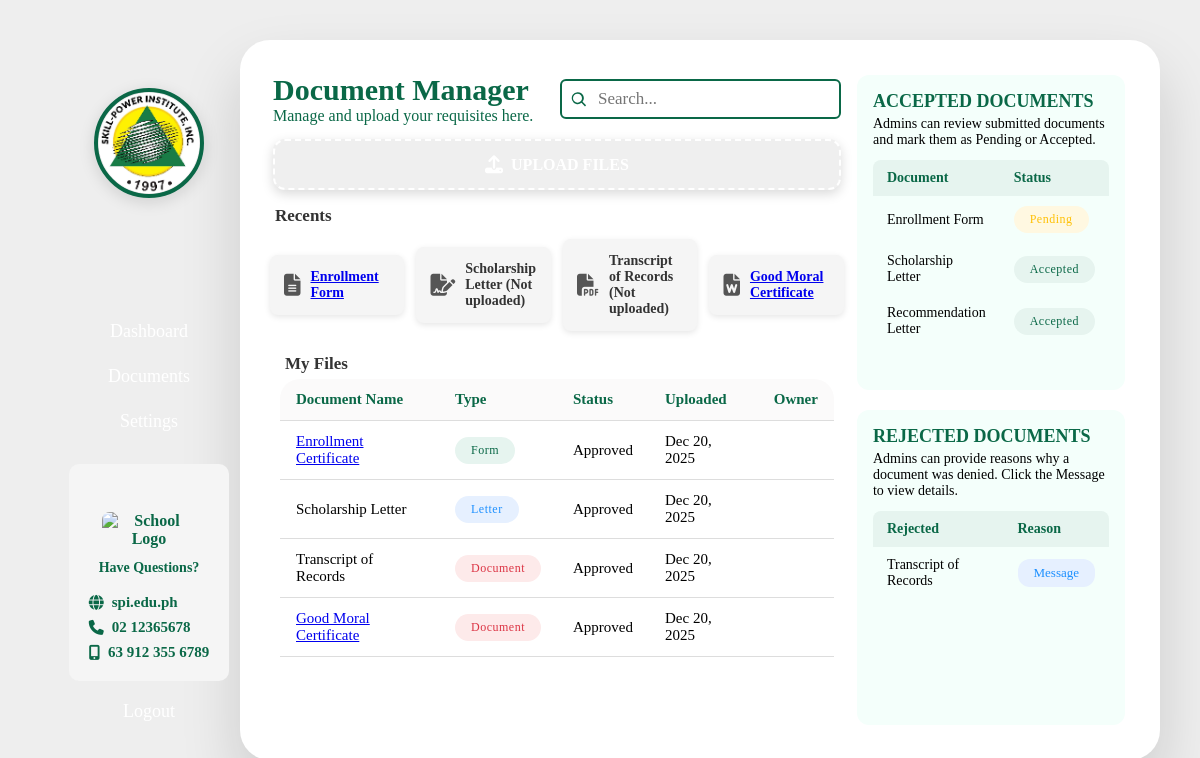
The page /documents/ (signed in) on the database as committed earlier.
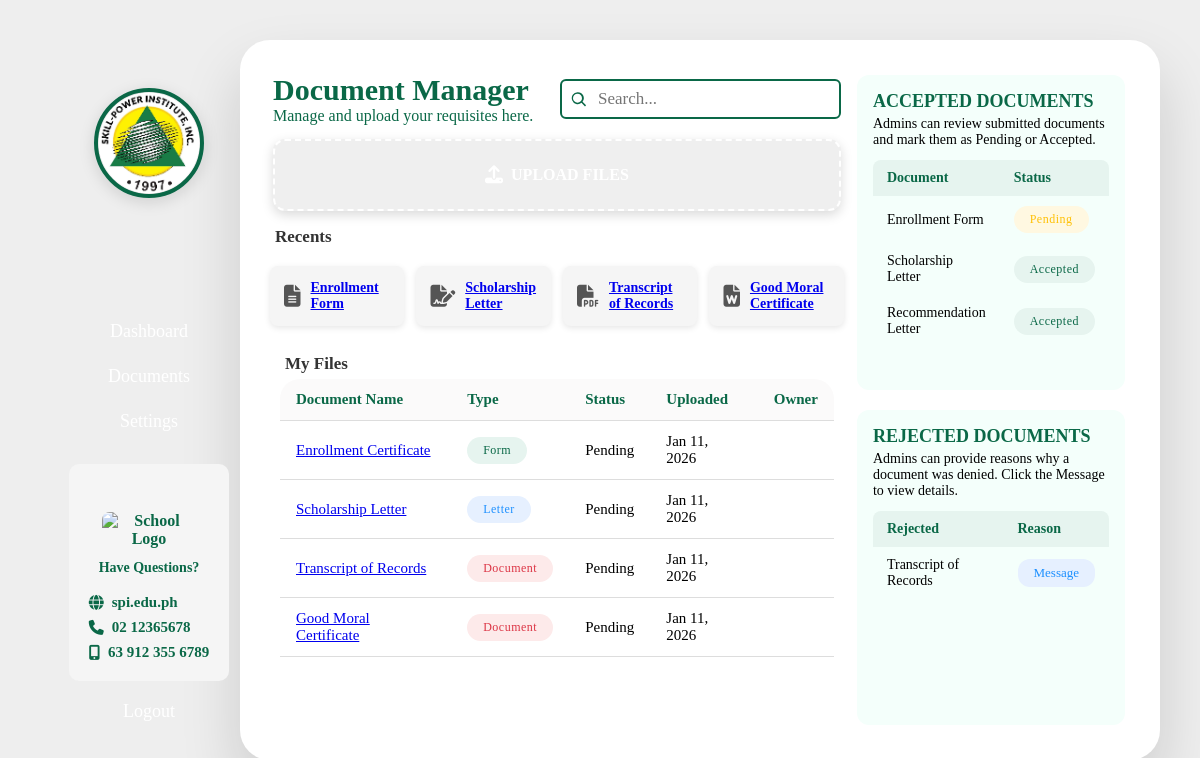
The same page on the database as committed later.
### accounts/models.py (models this page shows, shortened)
class ScholarshipApplication(models.Model):
    student = models.ForeignKey(User, on_delete=models.CASCADE)
    previous_school = models.CharField(max_length=100)
    school_year = models.CharField(max_length=20)
    surname = models.CharField(max_length=50)
    firstname = models.CharField(max_length=50)
    middlename = models.CharField(max_length=50, blank=True, null=True)
    sex = models.CharField(max_length=6, choices=SEX_CHOICES)
    age = models.PositiveIntegerField()
    street_no = models.CharField(max_length=100)
    city = models.CharField(max_length=50)
    province = models.CharField(max_length=50)
    cellphone = models.CharField(max_length=11)
    semester = models.CharField(max_length=5, choices=SEMESTER_CHOICES)
    strand_course = models.CharField(max_length=100)
    application_date = models.DateField()
    proof_identity = models.FileField(upload_to=proof_identity_upload, null=True, blank=True)
    birth_certificate = models.FileField(upload_to=birth_certificate_upload, null=True, blank=True)
    transcript_records = models.FileField(upload_to=transcript_records_upload, null=True, blank=True)
    enrollment_certificate = models.FileField(upload_to=enrollment_cert_upload, null=True, blank=True)
    good_moral = models.FileField(upload_to=good_moral_upload, null=True, blank=True)
    scholarship_essay = models.FileField(upload_to=scholarship_essay_upload, null=True, blank=True)
    status = models.CharField(max_length=20, choices=STATUS_CHOICES, default='Pending')
    submitted_at = models.DateTimeField(auto_now_add=True)

### accounts/views.py (the view)
# urls.py: path('documents/', views.user_documents, name='user_documents'),
@user_passes_test(is_student)
def user_documents(request):
    profile = getattr(request.user, 'studentprofile', None)
    applications = ScholarshipApplication.objects.all().order_by('-submitted_at')
    app = ScholarshipApplication.objects.filter(student=request.user).order_by('-submitted_at').first()
    return render(request, 'student/documents.html', {
        'profile': profile,
        'applications': applications,
        'app':app,
    })

### accounts/views.py (called while the page is built)
def is_student(user):
    return user.groups.filter(name='Student').exists()

### accounts/templates/student/documents.html (shortened to what the changed rows need)
<!DOCTYPE html>
<html lang="en">
<head>
  <link rel="stylesheet" href="https://cdnjs.cloudflare.com/ajax/libs/font-awesome/6.5.0/css/all.min.css">
    {% load static %}
  <link rel="stylesheet" href="{% static 'css/user_sideCSS/userDocuments.css' %}">
</head>
<body>
  <div class="page">
    <div class="app-container">
      <div class="parent">
        <div class="div1">
          <div class="flex-box boxA">
            <div class="documents-section">
              <h1>Document Manager</h1>
            </div>
          </div>
        </div>
        <div class="div2">
          <div class="recents-header">
            <h2>Recents</h2>
          </div>
          <div class="row-box rowB">
            <div class="gray-box g2">
              <div class="file-info">
                <h4>
                  {% if app.scholarship_essay %}
                    <a href="{{ app.scholarship_essay.url }}" target="_blank">Scholarship Letter</a>
                  {% else %}
                    Scholarship Letter (Not uploaded)
                  {% endif %}
                </h4>
              </div>
            </div>
          <div class="gray-box g3">
            <div class="file-info">
              <h4>
                {% if app.transcript_records %}
                  <a href="{{ app.transcript_records.url }}" target="_blank">Transcript of Records</a>
                {% else %}
                  Transcript of Records (Not uploaded)
                {% endif %}
              </h4>
            </div>
          </div>
        </div>
        </div>
        <div class="div3">
          <div class="recents-header">
            <h2>My Files</h2>
          </div>
          <table class="asset-table">
            <thead>
              <tr>
                <th>Document Name</th>
                <th>Type</th>
                <th>Status</th>
                <th>Uploaded</th>
                <th>Owner</th>
              </tr>
            </thead>
            <tbody>
              {% if app %}
              <tr>
                <td>
                  {% if app.enrollment_certificate %}
                    <a href="{{ app.enrollment_certificate.url }}" target="_blank">
                      Enrollment Certificate
                    </a>
                  {% else %}
                    Enrollment Certificate
                  {% endif %}
                </td>
                <td><span class="tag tag-form">Form</span></td>
                <td>
                  <span class="badge {{ app.status|lower }}">
                    {{ app.status }}
                  </span>
                </td>
                <td>{{ app.submitted_at|date:"M d, Y" }}</td>
                <td>{{ request.user.first_name }}</td>
              </tr>
              <tr>
                <td>
                  {% if app.scholarship_essay %}
                    <a href="{{ app.scholarship_essay.url }}" target="_blank">
                      Scholarship Letter
                    </a>
                  {% else %}
                    Scholarship Letter
                  {% endif %}
                </td>
                <td><span class="tag tag-letter">Letter</span></td>
                <td>
                  <span class="badge {{ app.status|lower }}">
                    {{ app.status }}
                  </span>
                </td>
                <td>{{ app.submitted_at|date:"M d, Y" }}</td>
                <td>{{ request.user.first_name }}</td>
              </tr>
              <tr>
                <td>
                  {% if app.transcript_records %}
                    <a href="{{ app.transcript_records.url }}" target="_blank">
                      Transcript of Records
                    </a>
                  {% else %}
                    Transcript of Records
                  {% endif %}
                </td>
                <td><span class="tag tag-doc">Document</span></td>
                <td>
                  <span class="badge {{ app.status|lower }}">
                    {{ app.status }}
                  </span>
                </td>
                <td>{{ app.submitted_at|date:"M d, Y" }}</td>
                <td>{{ request.user.first_name }}</td>
              </tr>
              <tr>
                <td>
                  {% if app.good_moral %}
                    <a href="{{ app.good_moral.url }}" target="_blank">
                      Good Moral Certificate
                    </a>
                  {% else %}
                    Good Moral Certificate
                  {% endif %}
                </td>
                <td><span class="tag tag-doc">Document</span></td>
                <td>
                  <span class="badge {{ app.status|lower }}">
                    {{ app.status }}
                  </span>
                </td>
                <td>{{ app.submitted_at|date:"M d, Y" }}</td>
                <td>{{ request.user.first_name }}</td>
              </tr>
              {% else %}
              <tr>
                <td colspan="5" style="text-align:center;">
                  No documents uploaded yet.
                </td>
              </tr>
              {% endif %}
            </tbody>
          </table>
        </div>
        <div class="div4">
          <div class="vbox v1">
            <div class="table-header">
              <h2>ACCEPTED DOCUMENTS</h2>
            </div>
            <table class="doc-status-table">
              <thead>
                <tr>
                  <th>Document</th>
                  <th>Status</th>
                </tr>
              </thead>
            </table>
          </div>
          <div class="vbox v2">
            <div class="table-header">
              <h2>REJECTED DOCUMENTS</h2>
            </div>
            <table class="doc-rejected-table">
              <thead>
                <tr>
                  <th>Rejected</th>
                  <th>Reason</th>
                </tr>
              </thead>
            </table>
          </div>
        </div>
      </div>
    </div>
</body>
</html>

Rows that differ between the two databases and show on the page:
removed ScholarshipApplication: status "Approved", submitted_at "Dec 20, 2025"
added ScholarshipApplication: status "Pending", submitted_at "Jan 11, 2026"
Other text that changed with them:
text no longer shown: "Scholarship Letter (Not uploaded) Transcript of Records (Not uploaded)"
